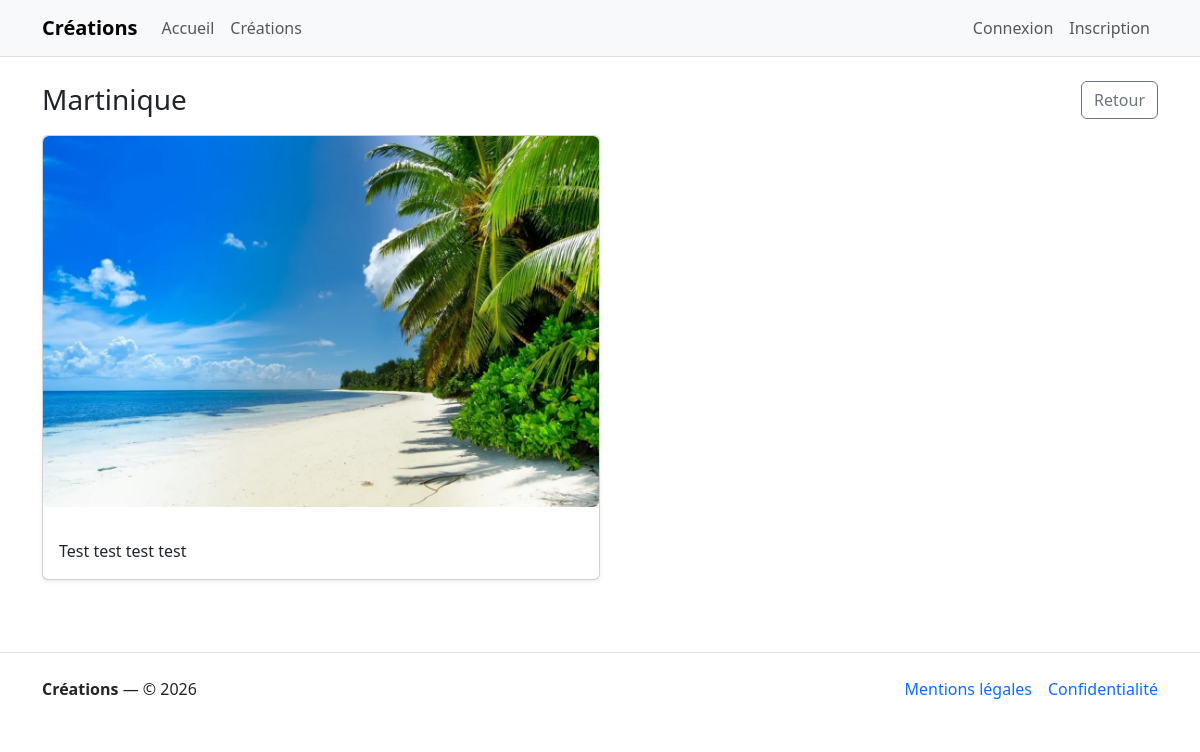
The app's page /creations/27 with its own data.
### tables this page shows
CREATE TABLE IF NOT EXISTS `creation` (
  `id_creation` int NOT NULL AUTO_INCREMENT,
  `title` varchar(100) NOT NULL,
  `description` text NOT NULL,
  `created_at` datetime NOT NULL,
  `picture` varchar(255) DEFAULT NULL,
  PRIMARY KEY (`id_creation`)
);

### src/Controllers/Controller.php (called while the page is built, shortened)
<?php
abstract class Controller
{
    protected function render(string $view, array $params = [], string $layout = 'layout/base'): void
    {
        extract($params, EXTR_OVERWRITE);
        require VIEW_PATH . "/{$view}.php";
    }
}

### src/Controllers/CreationController.php (called while the page is built, shortened)
<?php
final class CreationController extends Controller
{
    private CreationModel $model;
    public function __construct()
    {
        $this->model = new CreationModel();
    }
    public function showById(int $id): void
    {
        $creation = $this->model->find($id);
        $this->render('creation/show', [
            'pageTitle' => 'Détail',
            'creation' => $creation,
            'isAdmin' => $this->isGranted('ROLE_ADMIN'),
        ]);
    }
}

### public/index.php (called while the page is built, shortened)
<?php
$router = new Router(require dirname(__DIR__) . '/config/routes.php');
$router->dispatch($_SERVER['REQUEST_METHOD'], $_SERVER['REQUEST_URI']);

### src/Core/DB.php (called while the page is built, shortened)
<?php
final class DB
{
    protected static ?PDO $connection = null;
    public static function pdo(): PDO
    {
        if (self::$connection instanceof PDO) {
            return self::$connection;
        }
        try {
            self::$connection = new PDO(
                DB_DSN,
                DB_USER,
                DB_PASS,
                [
                    PDO::ATTR_ERRMODE => PDO::ERRMODE_EXCEPTION,
                    PDO::ATTR_DEFAULT_FETCH_MODE => PDO::FETCH_ASSOC,
                    PDO::ATTR_EMULATE_PREPARES => false,
                ]
            );
            return self::$connection;
        } catch (PDOException $e) {
            http_response_code(500);
            $errorMessage = (defined('APP_DEBUG') && APP_DEBUG)
                ? $e->getMessage()
                : 'Erreur serveur. Merci de réessayer plus tard.';
            require VIEW_PATH . '/errors/500.php';
            exit;
        }
    }
}

### src/Models/Model.php (called while the page is built, shortened)
<?php
abstract class Model
{
    public function __construct()
    {
        $this->pdo = DB::pdo();
    }
}

### src/Models/CreationModel.php (called while the page is built, shortened)
<?php
final class CreationModel extends Model
{
    public function find(int $id): ?Creation
    {
        $stmt = $this->pdo->prepare(
            'SELECT * FROM creation WHERE id_creation = :id'
        );
        $stmt->execute(['id' => $id]);
        $row = $stmt->fetch(PDO::FETCH_ASSOC);
        return $row ? Creation::createAndHydrate($row) : null;
    }
}

### src/Entities/Entity.php (called while the page is built, shortened)
<?php
abstract class Entity
{
    public static function createAndHydrate(array $data): static
    {
        $entity = new static();
        $entity->hydrate($data);
        return $entity;
    }
    protected function hydrate(array $data): void
    {
        foreach ($data as $key => $value) {
            $method = 'set' . str_replace(' ', '', ucwords(str_replace('_', ' ', $key)));
        }
    }
}

### src/Entities/Creation.php (called while the page is built, shortened)
<?php
final class Creation extends Entity
{
    private ?string $title = null;
    private ?string $description = null;
    private ?string $picture = null;
    public function getTitle(): ?string
    {
        return $this->title;
    }
    public function getDescription(): ?string
    {
        return $this->description;
    }
    public function getPicture(): ?string
    {
        return $this->picture;
    }
    public function setTitle(string $title): void
    {
        $this->title = trim($title);
    }
    public function setDescription(string $description): void
    {
        $this->description = trim($description);
    }
    public function setPicture(?string $picture): void
    {
        $this->picture = $picture !== null && $picture !== ''
            ? trim($picture)
            : null;
    }
    public function setCreatedAt(DateTimeImmutable|string $d): void
    {
        if (is_string($d)) {
            $d = new DateTimeImmutable($d);
        }
    }
}

### Views/creation/show.php (the view, shortened to what this page needs)
<div class="d-flex align-items-center justify-content-between mb-3">
    <h1 class="h3 mb-0"><?= htmlspecialchars($creation->getTitle()) ?></h1>
    <div class="d-flex gap-2">
        <a class="btn btn-outline-secondary" href="/creations">Retour</a>
    </div>
</div>
<div class="card shadow-sm w-50">
    <?php if ($creation->getPicture()): ?>
        <img class="img-fluid rounded mb-3"
            src="<?= htmlspecialchars(CREATIONS_PUBLIC_PREFIX . '/' . $creation->getPicture()) ?>"
            alt="">
    <?php endif; ?>
    <div class="card-body">
        <p class="mb-0"><?= nl2br(htmlspecialchars($creation->getDescription())) ?></p>
    </div>
</div>

### src/Core/Router.php (shortened to what this page needs)
<?php
final class Router
{
    private array $routes;
    public function __construct(array $routes)
    {
        $this->routes = $routes;
    }
    public function dispatch(string $method, string $uri): void
    {
        $path = parse_url($uri, PHP_URL_PATH) ?? '/';
        $path = rtrim($path, '/') ?: '/';
        foreach ($this->routes as $route) {
            [$routeMethod, $routePattern, $handler] = $route;
            $routeMethod = strtoupper($routeMethod);
            $routePattern = rtrim($routePattern, '/') ?: '/';
            [$regex, $paramOrder] = $this->compilePattern($routePattern);
            if (!preg_match($regex, $path, $matches)) {
                continue;
            }
            $args = $this->buildArgs($matches, $paramOrder);
            [$class, $action] = $handler;
            $controller = new $class();
            $controller->$action(...$args);
            return;
        }
    }
    private function compilePattern(string $pattern): array
    {
        $paramOrder = [];
        $regex = preg_replace_callback(
            '#\{(\w+)\}#',
            function (array $m) use (&$paramOrder): string {
                $name = $m[1];
                $paramOrder[] = $name;
                return '(?P<' . $name . '>[^/]+)';
            },
            $pattern
        );
        return ['#^' . $regex . '$#', $paramOrder];
    }
    private function buildArgs(array $matches, array $paramOrder): ?array
    {
        $args = [];
        foreach ($paramOrder as $name) {
            $value = $matches[$name] ?? null;
            if ($name === 'id') {
                $args[] = (int) $value;
                continue;
            }
            $args[] = $value;
        }
        return $args;
    }
}

### records on screen
creation: title "Martinique", picture (picture), description "Test test test test"
